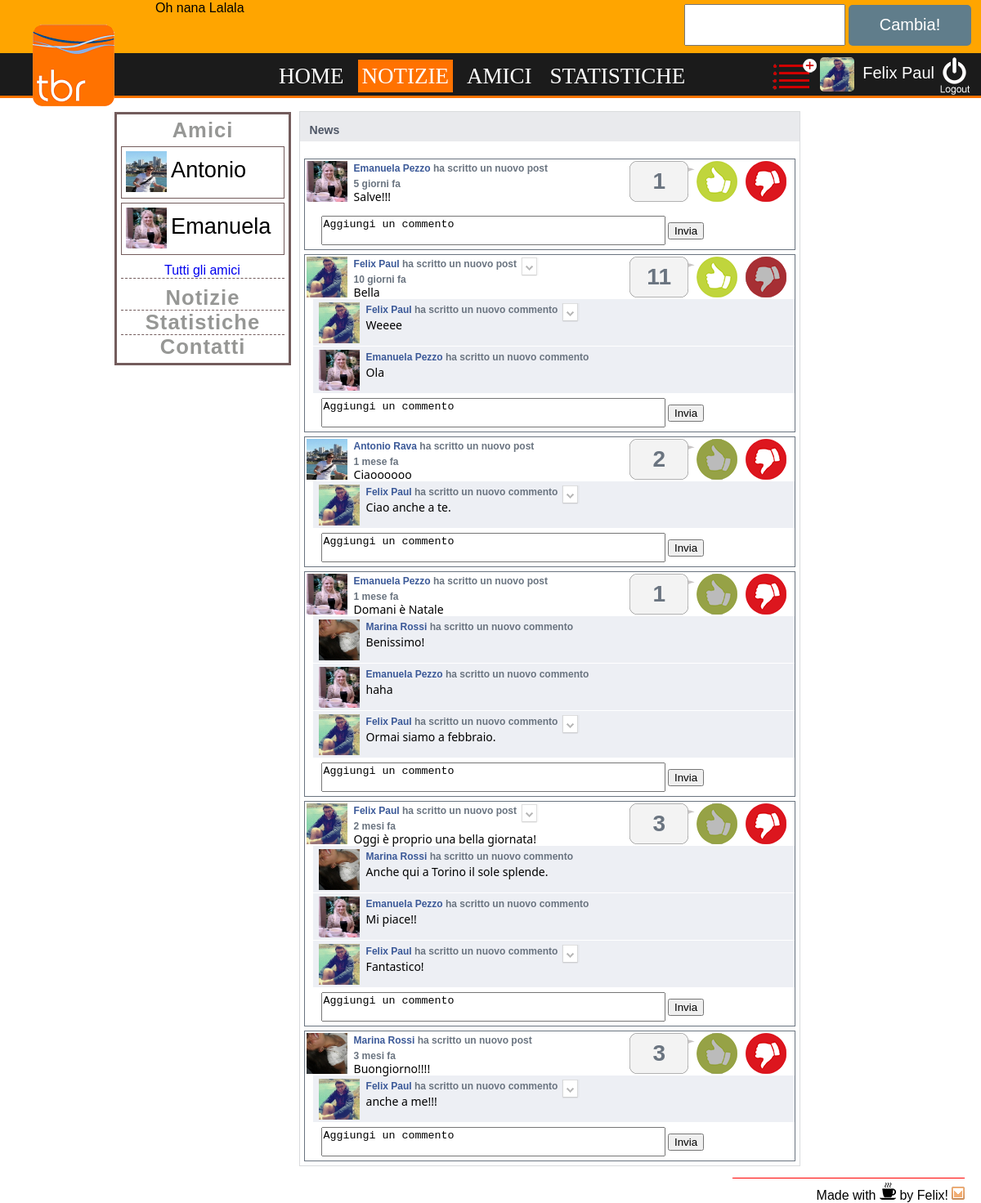
The page /notizie.php (signed in) on the database its author committed.
### tables this page shows
CREATE TABLE IF NOT EXISTS `users` (
  `id` int(11) NOT NULL AUTO_INCREMENT,
  `username` varchar(50) NOT NULL,
  `password` varchar(50) NOT NULL,
  `nome_completo` varchar(50) NOT NULL,
  `messaggio` varchar(150) NOT NULL,
  `url` varchar(50) NOT NULL,
  `immagine` varchar(50) NOT NULL,
  `immagine_grande` varchar(150) NOT NULL,
  `indirizzo` varchar(50) NOT NULL,
  `luogo_nascita` varchar(50) NOT NULL,
  `professione` varchar(50) NOT NULL,
  `lavora_a` varchar(50) NOT NULL,
  `situazione_sentimentale` varchar(50) NOT NULL,
  `seguito` varchar(50) NOT NULL,
  `film` varchar(50) NOT NULL,
  `descrizione` varchar(1000) NOT NULL,
  PRIMARY KEY (`id`),
  UNIQUE KEY `username` (`username`)
);

CREATE TABLE IF NOT EXISTS `messaggi_stato` (
  `id_notizia` int(11) NOT NULL AUTO_INCREMENT,
  `notizia` varchar(150) NOT NULL,
  `username` varchar(50) NOT NULL,
  `data` varchar(50) NOT NULL,
  `visibile` int(11) NOT NULL DEFAULT '1',
  `likeC` int(11) NOT NULL DEFAULT '0',
  PRIMARY KEY (`id_notizia`),
  KEY `username` (`username`)
);

CREATE TABLE IF NOT EXISTS `social_network` (
  `id_sn` int(11) NOT NULL AUTO_INCREMENT,
  `id_notizia` int(11) NOT NULL,
  `commenti` varchar(150) NOT NULL,
  `autore` varchar(50) NOT NULL,
  `visibile` int(11) NOT NULL DEFAULT '1',
  PRIMARY KEY (`id_sn`)
);

### stampa_notizie.php (the view, shortened to what this page needs)
<div id="container_box_news">
<?php
$conn=dbConnect();
$utente=$_SESSION['login_username'];
$sql="SELECT * from messaggi_stato,users where (messaggi_stato.username in (SELECT user2 from amicizie a1 where (a1.user1='".$utente."' and a1.stato=1) UNION SELECT user1 from amicizie a1 where (a1.user2='".$utente."' and a1.stato=1)) || messaggi_stato.username='".$utente."') and messaggi_stato.username=users.username and messaggi_stato.visibile=1 order by messaggi_stato.data DESC";
$result = $conn->query($sql);
$c=-1;
if ($result->num_rows > 0) {
    while($row = $result->fetch_assoc()) {
        $id_notizia=$row["id_notizia"];
        $notizia=$row["notizia"];
        $nome_completo=$row["nome_completo"];
        $data=$row["data"];
        $like=$row["likeC"];
        $foto=$row["immagine_grande"];
        $username=$row["username"];
        $c++;
        $data1 = new DateTime($data);
        $data2 = new DateTime('NOW');
        $interval = $data1->diff($data2);
        if($interval->h==0 && $interval->i==0)
            $data='Pochi secondi fa';
        elseif($interval->h==0 && $interval->m==0 && $interval->d==0){
            $data=$interval->i.' minuti fa';
            if($interval->i==1)
                $data=$interval->i.' minuto fa';
        }
        elseif($interval->h!=0 && $interval->m==0 && $interval->d==0){
            $data=$interval->h.' ore fa';
            if($interval->h==1)
                $data=$interval->h.' ora fa';
        }
        elseif($interval->m==0 && $interval->d!=0){
            $data=$interval->d.' giorni fa';
        }
        elseif($interval->m!=0){
            $data=$interval->m.' mesi fa';
            if($interval->m==1)
                $data=$interval->m.' mese fa';
        }
        else
            $data="Data sconosciuta";
		$sql="Select * from social_network_like where id_notizia='".$id_notizia."' and username='".$utente."'";
		$resultI = $conn->query($sql);
		$like_val=0;
		if ($resultI->num_rows != 0) {
			while($rowI = $resultI->fetch_assoc()) {
				$like_val=$rowI['likeC'];
			}
		}
        ?><div class="box_news">
                        <div class="foto_news">
                            <img <?php echo 'src="immagini/'.$foto.'" '; ?> alt="immagini/no_image.png">
                        </div>
                        <div class="like_box">
                            <div class="like_count"><?php echo $like; ?></div>
                            <img  class="like_img" style="cursor:pointer;" <?php echo 'onClick="functionLikeDislike(1,'.$id_notizia.',this,'.$c.');"' ?> <?php if($like_val==1){ echo 'src="immagini/like_spento.png"'; }else{ echo 'src="immagini/like.png"'; } ?> alt="immagini/no_image.png">
                            <img  class="dislike_img" style="cursor:pointer;" <?php echo 'onClick="functionLikeDislike(-1,'.$id_notizia.',this,'.$c.');"' ?> <?php if($like_val==-1){ echo 'src="immagini/dislike_spento.png"'; }else{ echo 'src="immagini/dislike.png"'; } ?> alt="immagini/no_image.png">
                        </div>
                        <div class="nome_news">
                            <?php if($username==$_SESSION['login_username']){?>
                            <p><a <?php echo 'href="index.php"'; ?> ><?php echo $nome_completo; ?></a> ha scritto un nuovo post <a href="#" onClick=<?php echo '"showEdit(true,'."'".'messaggi_stato'."',".$id_notizia.','."'".$utente."'".')"'?>><img class="edit" src="immagini/settings.png" alt="immagini/no_image.png"></a></p>
                            <?php }else{
							if($_SESSION['login_username']!='admin'){
							?>
                            <p><a <?php echo 'href="index.php?q='.$username.'"'; ?> ><?php echo $nome_completo; ?></a> ha scritto un nuovo post
							</p>
							<?php
							}
							}?>
                        </div>
                        <div class="time_news">
                             <?php echo $data; ?>
                        </div>
                        <div class="news">
                            <?php echo $notizia; ?>
                        </div>
                        <div class="container_quadrato">
                            <?php stampa_commenti($id_notizia); ?>
                        </div>
                        <textarea class="commento_area" cols="50" rows="2" onfocus="if(this.value == 'Aggiungi un commento') { this.value = ''; }" onblur="if(this.value == '') { this.value = 'Aggiungi un commento'; }">Aggiungi un commento</textarea>
                        <button class="commento_buton" <?php echo 'onClick="aggiungiCommento('.$id_notizia.','.$c.')">' ?> Invia</button>
                    </div>
<?php
    }
} else {echo "<ul>Nessuna notizia presente, usa la sezione contatti per cercare i tuoi amici!</ul>";}
?>
</div>

### notizie.php (shortened to what this page needs)
<!DOCTYPE HTML>
<html>
<head>
    <link rel="stylesheet" type="text/css" media="screen" href="fogli_stile/index_style.css" >
    <?php include('php_functions.php');?>
</head>
<body>
    <div id="container" >
        <div id="header">
             <div id="logo">
                 <a href="index.php"><img src="immagini/logof1.png" alt="immagini/no_image.png"></a>
             </div>
             <div id="top_header">
                 <div id="container_header">
                     <p id="messaggio"><?php stampa_messaggio(); ?></p>
                     <div id="middle">
                         <textarea id="messaggio_nuovo" cols="22" rows="3"></textarea>
                         <button id="button_mes" onClick="CambiaMessaggio()">Cambia! </button>
                     </div>
                 </div>
             </div>
             <div id="bottom_header">
                 <?php include('login_layout.php'); ?>
                 <div class="header_link_container">
                    <div class="header_link">
                        <a href="index.php">HOME</a>
                    </div>
                    <div class="header_link">
                        <a style="background-color: #ff7200;" href="notizie.php">NOTIZIE</a>
                    </div>
                    <div class="header_link">
                        <a href="index.php?q">AMICI</a>
                    </div>
                    <div class="header_link">
                        <a href="statistiche.php">STATISTICHE</a>
                    </div>
                 </div>
             </div>
        </div>
        <div id="menu_content" >
            <?php include('navigation_bar.php'); ?>
            <div id="content">
                <div class="descrizione" style="margin-left:0px;min-width:560px;">
                    <div class="info_box_top_color">
                        <h3>News</h3>
                    </div><br>
                    <?php include 'stampa_notizie.php'; ?>
                </div>
            </div>
        </div>
        <?php include("include_footer.php"); ?>
    </div>
</body>
</html>

### php_functions.php (shortened to what this page needs)
<?php
function stampa_messaggio(){
	$conn=dbConnect();
    if(!empty($_SESSION['login_username'])){
        $utente=$_SESSION['login_username'];
        $sql = "SELECT messaggio FROM users where username='".$utente."'";
        $result = $conn->query($sql);
        if ($result->num_rows > 0) {
            while($row = $result->fetch_assoc()) {
                echo $row["messaggio"];
            }
        }
    }else{
         header("location:log_in_form.php");
    }
}
            ?>
        <?php
function stampa_commenti($id){
    $conn=dbConnect();
    $utente=$_SESSION['login_username'];
    $sql="SELECT * from social_network,users where (social_network.autore in (SELECT user2 from amicizie a1 where (a1.user1='".$utente."' and a1.stato=1) UNION SELECT user1 from amicizie a1 where (a1.user2='".$utente."' and a1.stato=1)) || (social_network.autore='".$utente."')) and social_network.autore=users.username and social_network.id_notizia='".$id."'  and social_network.visibile=1 order by social_network.id_sn";
    $result = $conn->query($sql);
    if ($result->num_rows > 0) {
        while($row = $result->fetch_assoc()) {
            $commento=$row["commenti"];
            $nome_completo=$row["nome_completo"];
            $foto=$row["immagine_grande"];
            $username=$row['username'];
			$id_sn=$row['id_sn'];
            ?>
                <div class="quadrato">
                <div class="foto_news">
                       <img <?php echo 'src="immagini/'.$foto.'" '; ?> alt="immagini/no_image.png">
                </div>
                <div class="nome_news">
                    <p style="color:#6a7480;">
                        <?php if($username!=$_SESSION['login_username']){?>
                        <a <?php echo 'href="index.php?q='.$username.'"'; ?> ><?php echo $nome_completo; ?></a>
                        <?php } else { ?>
                        <a <?php echo 'href="index.php"'; ?> ><?php echo $nome_completo; ?></a>
                        <?php } ?>
                        ha scritto un nuovo commento
						<?php
						if($username==$utente || $utente=='admin') {
						?>
						<a href="#" onClick=<?php echo '"showEdit(true,'."'".'social_network'."',".$id_sn.','."'".$username."'".')"'?>><img class="edit" src="immagini/settings.png" alt="immagini/no_image.png"></a>
						<?php
						}
						?>
                    </p>
                </div>
                <div class="news">
                    <?php echo $commento; ?>
                </div>
                </div>
            <?php
        }
    }
}
?>

### login_layout.php
<?php
    if(!empty($_SESSION['login_username'])){
 ?>
 <div id="log_user">
     <a href="richieste_amicizia.php" style="color:#0000ee;"><img class="login_layout2" style="float:left;" src="immagini/notifiche.png" alt="immagini/no_image.png"> </a>
     <a href="index.php"><img class="login_layout" src="immagini/<?php echo $_SESSION['login_immagine'];  ?>" alt="immagini/no_image.png"></a><a class="login_name" href="index.php"><?php echo $_SESSION['login_nome_completo'];  ?></a>
     <a href="logout.php" style="color:#0000ee;"><img class="login_layout2" src="immagini/logout.png" alt="immagini/no_image.png"> </a>
 </div>
 <?php
 }

### navigation_bar.php (shortened to what this page needs)
<div id="navigation">
    <h1 style="border-width:0;"><a href="index.php?q">Amici</a></h1>
    <?php
    $conn=dbConnect();
    $utente=$_SESSION['login_username'];
    $sql = "SELECT * FROM users where username in(SELECT user2 from amicizie a1 where (a1.user1='".$utente."' and a1.stato=1) UNION SELECT user1 from amicizie a1 where (a1.user2='".$utente."' and a1.stato=1))order by username limit 2";
    $result = $conn->query($sql);
    while($row = $result->fetch_assoc()) {
        if($row['username']!=$_SESSION['login_username']){
            ?>
            <div class="contenitore_amico">
                <img  src="immagini/<?php echo $row['immagine_grande']; ?>" alt="immagini/no_image.png">
                <p><a href="index.php?q=<?php echo $row['username'];?>"><?php echo ucfirst($row['username']); ?></a></p>
            </div>
            <?php
        }
    }
    ?>
    <div class="nav_link">
        <a href="index.php?q">Tutti gli amici</a>
    </div>
    <h1 style="padding-top: 9px;"><a href ="notizie.php">Notizie</a></h1>
    <h1><a href="statistiche.php">Statistiche</a></h1>
    <h1><a href="index.php?contact">Contatti</a></h1>
</div>

### include_footer.php
<div id="footer">
	<div class="box_footer">
		<p>Made with <img src="immagini/cuore_rosso.png" alt="immagini/no_image.png"> by Felix!<a href="contact.php"><img title="Invia un messaggio" src="immagini/messagio.png" alt="immagini/no_image.png"></a></p>
	</div>
</div>

### rows shown on the page
users: messaggio "Oh nana Lalala"
users: immagine_grande (picture), username "Antonio"
users: immagine_grande (picture), username "Emanuela"
messaggi_stato: users.immagine_grande (picture), likeC "1", users.nome_completo "Emanuela Pezzo", data "5 giorni fa", notizia "Salve!!!"
messaggi_stato: users.immagine_grande (picture), likeC "11", shows a picture, users.nome_completo "Felix Paul", data "10 giorni fa", notizia "Bella"
social_network: users.immagine_grande (picture), users.nome_completo "Felix Paul", commenti "Weeee"
social_network: users.immagine_grande (picture), users.nome_completo "Emanuela Pezzo", commenti "Ola"
messaggi_stato: users.immagine_grande (picture), likeC "2", users.nome_completo "Antonio Rava", data "1 mese fa", notizia "Ciaoooooo"
social_network: users.immagine_grande (picture), users.nome_completo "Felix Paul", commenti "Ciao anche a te."
messaggi_stato: users.immagine_grande (picture), likeC "1", users.nome_completo "Emanuela Pezzo", data "1 mese fa", notizia "Domani è Natale"
social_network: users.immagine_grande (picture), users.nome_completo "Marina Rossi", commenti "Benissimo!"
social_network: users.immagine_grande (picture), users.nome_completo "Emanuela Pezzo", commenti "haha"
social_network: users.immagine_grande (picture), users.nome_completo "Felix Paul", commenti "Ormai siamo a febbraio."
messaggi_stato: users.immagine_grande (picture), likeC "3", users.nome_completo "Felix Paul", data "2 mesi fa", notizia "Oggi è proprio una bella giornata!"
social_network: users.immagine_grande (picture), users.nome_completo "Marina Rossi", commenti "Anche qui a Torino il sole splende."
social_network: users.immagine_grande (picture), users.nome_completo "Emanuela Pezzo", commenti "Mi piace!!"
social_network: users.immagine_grande (picture), users.nome_completo "Felix Paul", commenti "Fantastico!"
messaggi_stato: users.immagine_grande (picture), likeC "3", users.nome_completo "Marina Rossi", data "3 mesi fa", notizia "Buongiorno!!!!"
social_network: users.immagine_grande (picture), users.nome_completo "Felix Paul", commenti "anche a me!!!"

### other values the page prints
$_SESSION['login_nome_completo'] "Felix Paul"
